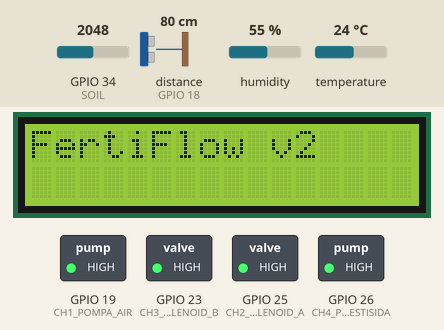
Recording of a sketch running on a simulated ESP32. Shown: 16×2 character LCD, switched loads named in the sketch (green lamp = pin HIGH). Inputs (shaded band) come from the test bench; at power-on: distance to the obstacle (sensor on GPIO 18) 80 cm, GPIO 34 (SOIL) = 2048, humidity 55 %, temperature 24 °C. The echo pulse lasts 58.3 µs per cm; WiFi joins after 1.5 s; servers stay silent unless stated; the local clock reads 2024-03-15 10:24:30 at power-on unless the sketch sets it; pins used as bus, display or sensor lines are not drawn; what the sketch prints to the serial monitor is not drawn.

Above: at 3.0 s.
At 6.7 s:
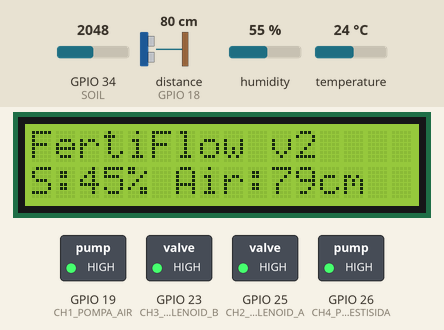
6.8 s: distance to the obstacle (sensor on GPIO 18) set to 2 cm
At 12.8 s:
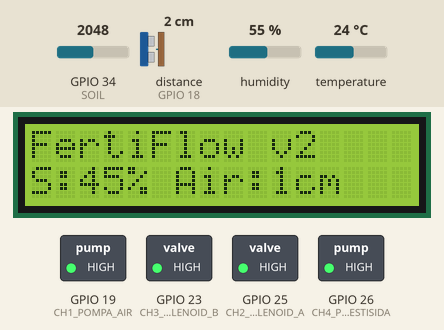
13.6 s: GPIO 34 (SOIL) set to 2866
At 18.5 s:
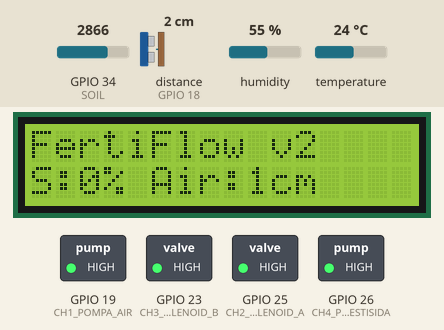
19.6 s: distance to the obstacle (sensor on GPIO 18) set to 4 cm
At 25.5 s:
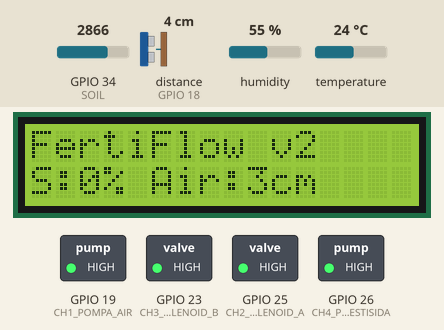
Timing chart, 0 to 27.0 s (numbered marks = the images above; inputs shaded):
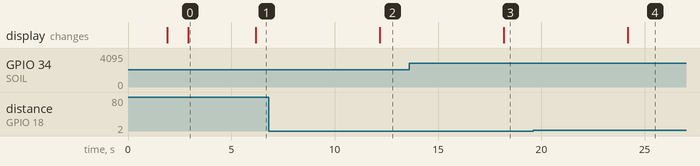

Measured:
- after the input at 6.8 s, the display: changes after 5.4 s (image 2)
- after the input at 13.6 s, the display: changes after 4.6 s (image 3)
- after the input at 19.6 s, the display: changes after 4.6 s (image 4)
- what the display in image 0 shows lasts 3.3 s, from 2.9 s to 6.2 s

The sketch:

fertiflow_esp32.ino
```cpp
/*
 * FertiFlow ESP32 — Smart Farming Controller (Full Final Code)
 * ============================================================
 */

#include <Wire.h>
#include <LiquidCrystal_I2C.h>
#include <DHT.h>
#include <RTClib.h>
#include <WiFi.h>
#include <Firebase_ESP_Client.h>

#include "addons/TokenHelper.h"
#include "addons/RTDBHelper.h"

// ==========================================
// KONFIGURASI UMUM
// ==========================================
#define WIFI_SSID         "Wahahahaha"
#define WIFI_PASSWORD     "123456788"
#define FIREBASE_API_KEY  "AIzaSyBcsHxz_JM37Z_a6s7ZVy4hfxEsSgaK1z0"
#define FIREBASE_DB_URL   "fertiflow-88493-default-rtdb.asia-southeast1.firebasedatabase.app"

// ==========================================
// PIN DEFINITION
// ==========================================
#define I2C_SDA              22
#define I2C_SCL              21
#define DHTPIN               4
#define DHTTYPE              DHT22
#define TRIG                 5
#define ECHO                 18
#define SOIL                 34
#define CH1_POMPA_AIR        19
#define CH2_SOLENOID_A       25
#define CH3_SOLENOID_B       23
#define CH4_POMPA_PESTISIDA  26

// ==========================================
// BATAS SENSOR & LOGIKA RELAY
// Modul relay aktif LOW: LOW = Hidup, HIGH = Mati
// ==========================================
#define SOIL_BASAH     1800
#define SOIL_KERING    2200
#define SOIL_DARURAT   2500
#define AIR_MINIMAL    20
#define RELAY_ON       LOW
#define RELAY_OFF      HIGH

// ==========================================
// OBJEK & VARIABEL GLOBAL
// ==========================================
LiquidCrystal_I2C lcd(0x27, 16, 2); // Ganti ke 0x3F jika scanner mendeteksi 0x3F
DHT dht(DHTPIN, DHTTYPE);
RTC_DS3231 rtc;

FirebaseData fbData;
FirebaseData fbStream;
FirebaseAuth auth;
FirebaseConfig config;

int distance = -1;
int soilValue = 0;
int soilPersen = 0;

bool siramPagi = false;
bool siramSore = false;

// Status Relay Murni
bool statusPompaAir       = false;
bool statusSolenoidA      = false;
bool statusSolenoidB      = false;
bool statusPompaPestisida = false;
bool statusAutoMode       = false;

unsigned long lastSensorPush = 0;
const unsigned long SENSOR_INTERVAL = 6000;

// ==========================================
// FUNGSI RELAY
// ==========================================
void semuaOFF() {
  digitalWrite(CH1_POMPA_AIR, RELAY_OFF);
  digitalWrite(CH2_SOLENOID_A, RELAY_OFF);
  digitalWrite(CH3_SOLENOID_B, RELAY_OFF);
  digitalWrite(CH4_POMPA_PESTISIDA, RELAY_OFF);
}

void updateHardwareRelay() {
  // Pompa pestisida otomatis HIDUP jika Solenoid A ATAU Solenoid B aktif
  bool pompaPestOn = statusPompaPestisida || statusSolenoidA || statusSolenoidB;

  // Output fisik ke modul relay
  digitalWrite(CH1_POMPA_AIR, statusPompaAir ? RELAY_ON : RELAY_OFF);
  digitalWrite(CH2_SOLENOID_A, statusSolenoidA ? RELAY_ON : RELAY_OFF);
  digitalWrite(CH3_SOLENOID_B, statusSolenoidB ? RELAY_ON : RELAY_OFF);
  digitalWrite(CH4_POMPA_PESTISIDA, pompaPestOn ? RELAY_ON : RELAY_OFF);

  Serial.printf("[HARDWARE] PompaAir:%d | SolA:%d | SolB:%d | PompaPest:%d\n",
                statusPompaAir, statusSolenoidA, statusSolenoidB, pompaPestOn);

  if (statusPompaAir || pompaPestOn) {
    lcd.setCursor(0, 0);
    lcd.print("SISTEM AKTIF    ");
  } else {
    lcd.setCursor(0, 0);
    lcd.print("FertiFlow v2    ");
  }
}

// ==========================================
// FIREBASE STREAM CALLBACK
// ==========================================
void streamCallback(FirebaseStream data) {
  String path = data.dataPath();
  Serial.printf("[STREAM IN] Path: %s | Type: %s\n", path.c_str(), data.dataType().c_str());

  if (data.dataType() == "boolean") {
    bool val = data.boolData();
    if (path == "/pompaAir" || path == "/pompa_air") statusPompaAir = val;
    else if (path == "/solenoidA" || path == "/solenoid_a") statusSolenoidA = val;
    else if (path == "/solenoidB" || path == "/solenoid_b") statusSolenoidB = val;
    else if (path == "/pompaPestisida" || path == "/pompa_pestisida") statusPompaPestisida = val;
    else if (path == "/autoMode" || path == "/auto_mode") statusAutoMode = val;
  }
  else if (data.dataType() == "json") {
    FirebaseJson *json = data.jsonObjectPtr();
    FirebaseJsonData res;

    if (json->get(res, "pompaAir")) statusPompaAir = res.boolValue;
    if (json->get(res, "pompa_air")) statusPompaAir = res.boolValue;

    if (json->get(res, "solenoidA")) statusSolenoidA = res.boolValue;
    if (json->get(res, "solenoid_a")) statusSolenoidA = res.boolValue;

    if (json->get(res, "solenoidB")) statusSolenoidB = res.boolValue;
    if (json->get(res, "solenoid_b")) statusSolenoidB = res.boolValue;

    if (json->get(res, "pompaPestisida")) statusPompaPestisida = res.boolValue;
    if (json->get(res, "pompa_pestisida")) statusPompaPestisida = res.boolValue;

    if (json->get(res, "autoMode")) statusAutoMode = res.boolValue;
    if (json->get(res, "auto_mode")) statusAutoMode = res.boolValue;
  }

  updateHardwareRelay();
}

void streamTimeoutCallback(bool timeout) {
  if (timeout) Serial.println("[STREAM] Timeout, menyambung kembali...");
}

// ==========================================
// BACA SENSOR & IRIGASI OTOMATIS
// ==========================================
void bacaUltrasonik() {
  digitalWrite(TRIG, LOW);
  delayMicroseconds(2);
  digitalWrite(TRIG, HIGH);
  delayMicroseconds(10);
  digitalWrite(TRIG, LOW);

  long d = pulseIn(ECHO, HIGH, 15000);
  distance = (d <= 0) ? -1 : (int)(d * 0.034 / 2);
}

void siramTanamanOtomatis() {
  if (!statusAutoMode) return;
  if (statusPompaAir || statusPompaPestisida || statusSolenoidA || statusSolenoidB) return;

  bacaUltrasonik();
  if (distance > 0 && distance > AIR_MINIMAL) {
    digitalWrite(CH1_POMPA_AIR, RELAY_OFF);
    lcd.setCursor(0, 0);
    lcd.print("AIR HABIS!      ");
    Serial.println("[AUTO] Tangki air menipis!");
    return;
  }

  Serial.println("[AUTO] Menjalankan penyiraman otomatis...");
  digitalWrite(CH1_POMPA_AIR, RELAY_ON);
  lcd.setCursor(0, 0);
  lcd.print("Siram Otomatis  ");

  for (int i = 0; i < 50; i++) {
    if (!statusAutoMode || statusPompaPestisida || statusSolenoidA || statusSolenoidB) break;
    delay(100);
  }

  digitalWrite(CH1_POMPA_AIR, RELAY_OFF);
  updateHardwareRelay();
}

void pushSensor(float suhu, float hum) {
  if (!Firebase.ready()) return;

  soilPersen = constrain(map(soilValue, 2500, 1500, 0, 100), 0, 100);

  FirebaseJson json;
  json.set("suhu",            isnan(suhu) ? 0.0 : suhu);
  json.set("humidity",        isnan(hum)  ? 0.0 : hum);
  json.set("soilValue",       soilValue);
  json.set("soilPersen",      soilPersen);
  json.set("waterDistanceCm", distance);
  json.set("lastUpdate/.sv",  "timestamp");

  Firebase.RTDB.setJSON(&fbData, "/fertiflow/sensors", &json);
}

// ==========================================
// SETUP & LOOP
// ==========================================
void setup() {
  Serial.begin(115200);

  // Inisialisasi pin I2C eksplisit untuk ESP32
  Wire.begin(I2C_SDA, I2C_SCL);

  pinMode(TRIG, OUTPUT);
  pinMode(ECHO, INPUT);
  pinMode(SOIL, INPUT);

  pinMode(CH1_POMPA_AIR, OUTPUT); digitalWrite(CH1_POMPA_AIR, RELAY_OFF);
  pinMode(CH2_SOLENOID_A, OUTPUT); digitalWrite(CH2_SOLENOID_A, RELAY_OFF);
  pinMode(CH3_SOLENOID_B, OUTPUT); digitalWrite(CH3_SOLENOID_B, RELAY_OFF);
  pinMode(CH4_POMPA_PESTISIDA, OUTPUT); digitalWrite(CH4_POMPA_PESTISIDA, RELAY_OFF);

  // Inisialisasi layar LCD
  lcd.init();
  lcd.backlight();
  lcd.setCursor(0, 0);
  lcd.print("FertiFlow v2");
  lcd.setCursor(0, 1);
  lcd.print("Connecting WiFi");

  dht.begin();
  if (!rtc.begin()) Serial.println("[WARN] RTC Tidak Terdeteksi!");

  WiFi.setAutoReconnect(true);
  WiFi.persistent(true);
  WiFi.begin(WIFI_SSID, WIFI_PASSWORD);

  Serial.print("[WiFi] Menghubungkan");
  int wifiRetry = 0;
  while (WiFi.status() != WL_CONNECTED && wifiRetry < 30) {
    Serial.print(".");
    delay(300);
    wifiRetry++;
  }

  if (WiFi.status() == WL_CONNECTED) {
    Serial.println("\n[WiFi] Terhubung! IP: " + WiFi.localIP().toString());
  } else {
    Serial.println("\n[WiFi] Gagal konek, restart ESP...");
    ESP.restart();
  }

  config.api_key = FIREBASE_API_KEY;
  config.database_url = FIREBASE_DB_URL;
  auth.user.email = "";
  auth.user.password = "";
  Firebase.signUp(&config, &auth, "", "");

  config.token_status_callback = tokenStatusCallback;
  Firebase.begin(&config, &auth);
  Firebase.reconnectWiFi(true);

  if (!Firebase.RTDB.beginStream(&fbStream, "/fertiflow/relay")) {
    Serial.println("[FB] Gagal inisialisasi stream: " + fbStream.errorReason());
  }
  Firebase.RTDB.setStreamCallback(&fbStream, streamCallback, streamTimeoutCallback);

  Firebase.RTDB.setBool(&fbData, "/fertiflow/status", true);

  lcd.clear();
  lcd.setCursor(0, 0);
  lcd.print("System Ready");
  delay(1000);
  lcd.clear();
  updateHardwareRelay();
}

void loop() {
  unsigned long ms = millis();

  if (ms - lastSensorPush >= SENSOR_INTERVAL) {
    DateTime now = rtc.now();
    float suhu = dht.readTemperature();
    float hum  = dht.readHumidity();
    soilValue  = analogRead(SOIL);
    bacaUltrasonik();

    if (statusAutoMode) {
      if (soilValue >= SOIL_KERING) {
        siramTanamanOtomatis();
      }

      if (now.hour() == 7 && now.minute() == 0 && !siramPagi) {
        if (soilValue >= SOIL_KERING) siramTanamanOtomatis();
        siramPagi = true;
      }
      if (now.hour() == 17 && now.minute() == 0 && !siramSore) {
        if (soilValue >= SOIL_KERING) siramTanamanOtomatis();
        siramSore = true;
      }
      if (now.hour() == 0 && now.minute() == 0) {
        siramPagi = false;
        siramSore = false;
      }
    }

    pushSensor(suhu, hum);

    lcd.setCursor(0, 1);
    lcd.printf("S:%d%% Air:%dcm  ", soilPersen, distance);

    lastSensorPush = ms;
  }
}
```
